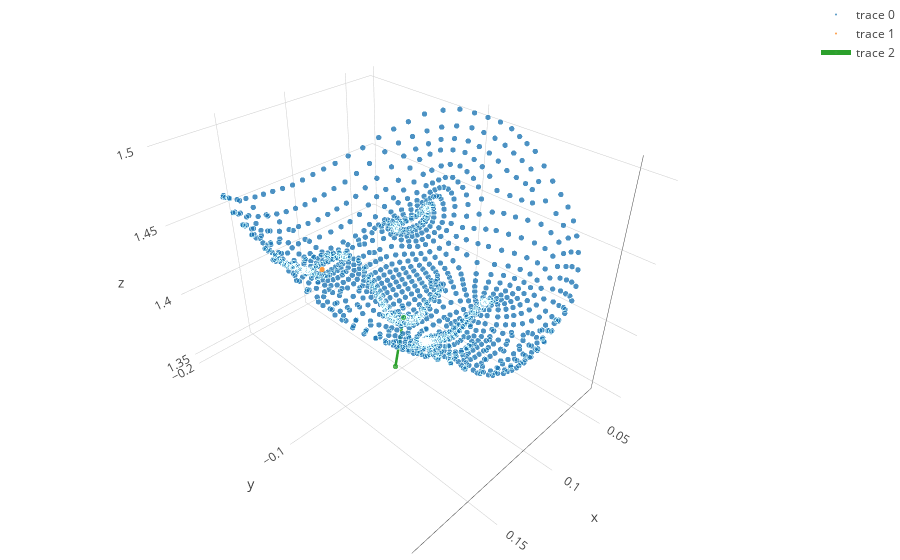

Notebook code for this chart:
### Code cell
# show markers
marker_style = dict(size=2, line=dict(color='rgba(217, 217, 217, 0.14)', width=0.5), opacity=0.8)

x_m, y_m, z_m = markers.T
trace_markers = go.Scatter3d(
    x=x_m,
    y=y_m,
    z=z_m,
    text=np.arange(0, 1347),
    mode='markers',
    marker=marker_style
)

x_p, y_p, z_p = pupil_3d.T
trace_pupil = go.Scatter3d(
    x=x_p,
    y=y_p,
    z=z_p,
    text=np.arange(0, 1347),
    mode='markers',
    marker=marker_style
)

# x_eco, y_eco, z_eco = eye_center_3d.T
# trace_eye_center = go.Scatter3d(
#     x=x_eco,
#     y=y_eco,
#     z=z_eco,
#     text=np.arange(0, 1347),
#     mode='markers',
#     marker=marker_style
# )

# face
x_face, y_face, z_face = face_points.T
trace_face = go.Scatter3d(
    x=x_face,
    y=y_face,
    z=z_face,
    text=np.arange(0, 1347),
    mode='markers',
    marker=marker_style
)

# face gaze
x_face_gaze, y_face_gaze, z_face_gaze = faceGaze.T
trace_face_gaze = go.Scatter3d(
    x=x_face_gaze,
    y=y_face_gaze,
    z=z_face_gaze,
    text=np.arange(0, 1347),
#     mode='markers+line',
    marker=marker_style,
    line=dict(width=5)
)

data = [trace_face, trace_pupil, trace_face_gaze]

layout = go.Layout(
    margin=dict(l=0, r=0, b=0, t=0)
)
fig = go.Figure(data=data, layout=layout)
iplot(fig, filename='simple-3d-scatter')

### Figure 1 — Plotly figure (JSON) as saved in the notebook; plotly's stock layout.template omitted (floating-point values rounded to 4 significant figures; data arrays with more than 128 entries replaced by an {"elided": "..."} marker saying what was removed)
{"data": [{"marker": {"line": {"color": "rgba(217, 217, 217, 0.14)", "width": 0.5}, "opacity": 0.8, "size": 2}, "mode": "markers", "text": {"elided": "1347 str values"}, "type": "scatter3d", "uid": "a2ef315c-9c77-11e8-bdfb-d0817aa88a62", "x": {"elided": "1347 float values"}, "y": {"elided": "1347 float values"}, "z": {"elided": "1347 float values"}}, {"marker": {"line": {"color": "rgba(217, 217, 217, 0.14)", "width": 0.5}, "opacity": 0.8, "size": 2}, "mode": "markers", "text": {"elided": "1347 str values"}, "type": "scatter3d", "uid": "a2f32140-9c77-11e8-a5a5-d0817aa88a62", "x": [0.1439], "y": [-0.1212], "z": [1.435]}, {"line": {"width": 5}, "marker": {"line": {"color": "rgba(217, 217, 217, 0.14)", "width": 0.5}, "opacity": 0.8, "size": 2}, "text": {"elided": "1347 str values"}, "type": "scatter3d", "uid": "a2f33aa4-9c77-11e8-8c72-d0817aa88a62", "x": [0.1079, 0.1057], "y": [-0.09099, -0.1004], "z": [1.396, 1.349]}], "layout": {"margin": {"b": 0, "l": 0, "r": 0, "t": 0}}}
